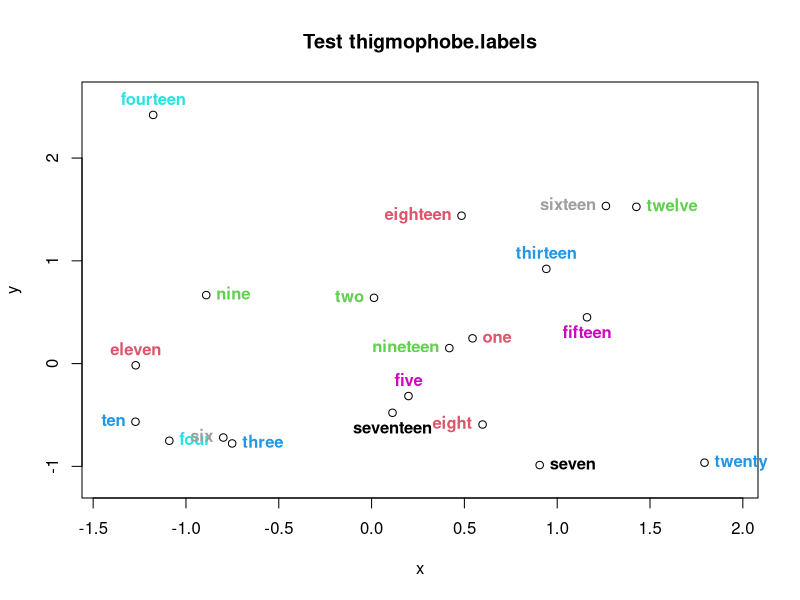

Reproduce this figure in R.
library(plotrix)


### Name: thigmophobe.labels
### Title: Place labels away from the nearest point
### Aliases: thigmophobe.labels
### Keywords: misc

### ** Examples

 x<-rnorm(20)
 y<-rnorm(20)
 xlim<-range(x)
 xspace<-(xlim[2]-xlim[1])/20
 xlim<-c(xlim[1]-xspace,xlim[2]+xspace)
 ylim<-range(y)
 yspace<-(ylim[2]-ylim[1])/20
 ylim<-c(ylim[1]-yspace,ylim[2]+yspace)
 plotlabels<-
  c("one","two","three","four","five","six","seven","eight","nine","ten",
  "eleven","twelve","thirteen","fourteen","fifteen","sixteen","seventeen",
  "eighteen","nineteen","twenty")
 plot(x=x,y=y,xlim=xlim,ylim=ylim,main="Test thigmophobe.labels")
 # skip the almost invisible yellow label, make them bold
 thigmophobe.labels(x,y,plotlabels,col=c(2:6,8:12),font=2)
